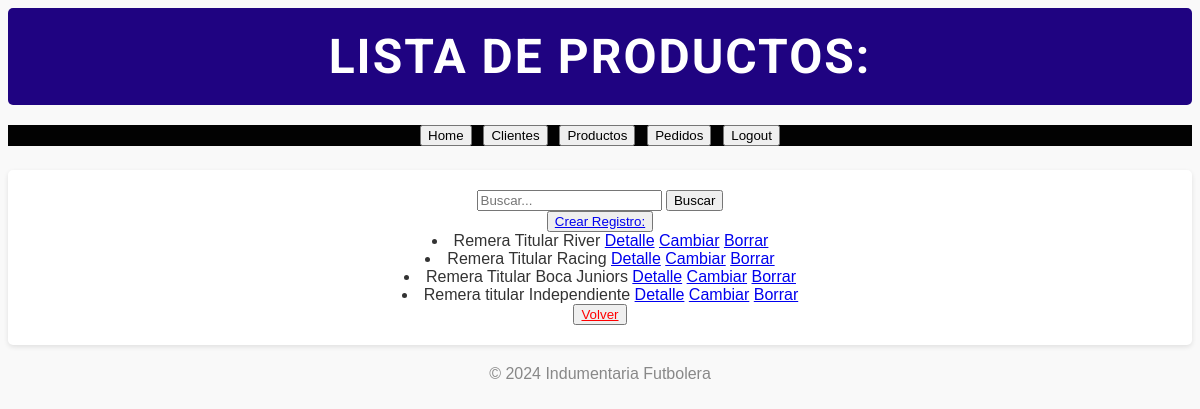
The page /producto/list/ (signed in) on the database its author committed.
### servicios/models.py (models this page shows, shortened)
class Producto(models.Model):
    nombre = models.CharField(max_length=30, unique=True)
    talle = models.CharField(max_length=1)
    precio = models.DecimalField(max_digits=10, decimal_places=2)
    stock = models.BooleanField(default=True)

### servicios/views.py (the view)
# urls.py: path("producto/list/", views.producto_list, name="producto_list"),
def producto_list(request):
    q = request.GET.get('q')
    if q:
        query = Producto.objects.filter(nombre__icontains=q)
    else:
        query = Producto.objects.all()
    context = {'object_list': query}
    return render(request, "servicios/producto_list.html", context)

### servicios/templates/servicios/producto_list.html
{% extends 'servicios/base.html' %}
{% block header %}
Lista de Productos:
{% endblock header %}
{% block main %}
<form action="{% url 'producto_list' %}" method="get">
    <input type="text" name="q" placeholder="Buscar...">
    <button type="submit">Buscar</button>
</form>
    <button>
        <a href="{% url 'producto_create' %}">Crear Registro:</a>
    </button>
    {% for object in object_list %}
    <li>
        {{ object.nombre }}
        <a href="{% url 'producto_detail' object.id %}">Detalle</a>
        <a href="{% url 'producto_update' object.id %}">Cambiar</a>
        <a href="{% url 'producto_delete' object.id %}">Borrar</a>
    </li>
    {% empty %}
        <p>No hay Registros.</p>
    {% endfor %}
    <button>
        <a href="{% url 'index' %}" style="color: red";>Volver</a>
    </button>
{% endblock main %}

### servicios/templates/servicios/base.html (style rules this page uses)
body { font-family: Arial, sans-serif; background-color: #f9f9f9; color: #333; text-align: center; }

### rows shown on the page
Producto: nombre "Remera Titular River"
Producto: nombre "Remera Titular Racing"
Producto: nombre "Remera Titular Boca Juniors"
Producto: nombre "Remera titular Independiente"
